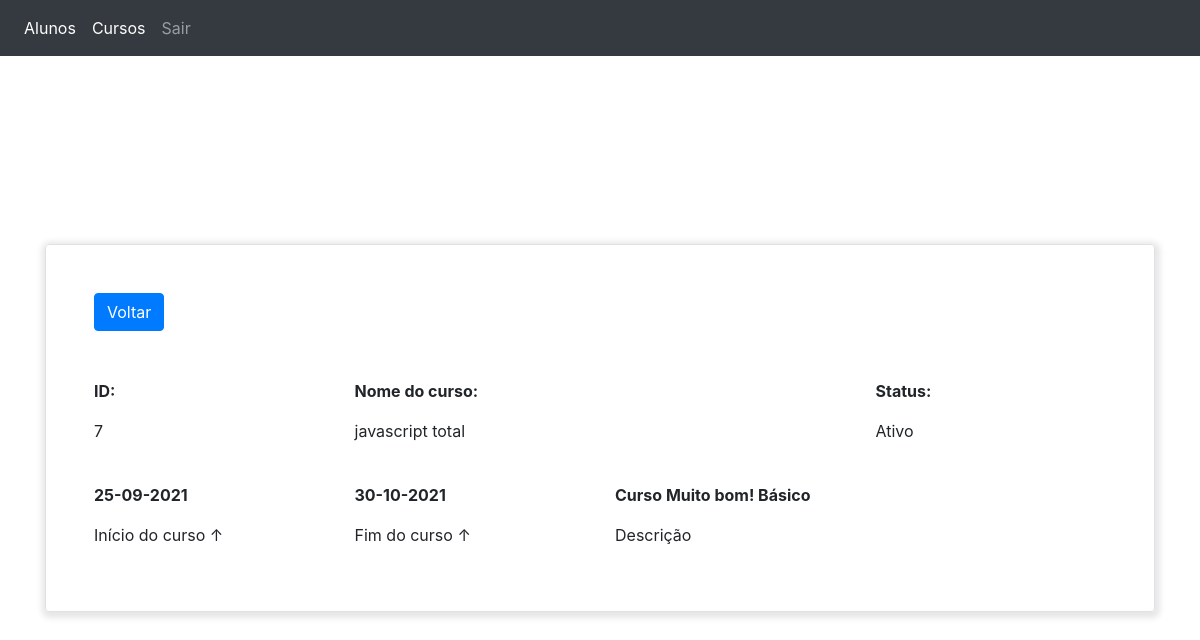
Page /view/visualizar_curso.php?id=7 on the committed database.
### tables this page shows
CREATE TABLE `courses` (
  `id` int(11) NOT NULL,
  `nameCourse` varchar(300) NOT NULL,
  `description` text NOT NULL,
  `dateStart` date NOT NULL,
  `dateFinish` date NOT NULL,
  `status` tinyint(1) NOT NULL,
  `created_at` timestamp NOT NULL DEFAULT current_timestamp(),
  `updated_at` timestamp NULL DEFAULT NULL
);

### models/Courses.php (called while the page is built, shortened)
<?php
class Courses {
  private $id;
  private $nameCourse;
  private $description;
  private $dateStart;
  private $dateFinish;
  private $status;
  public function getId() {
    return $this->id;
  }
  public function setId($id) {
    $this->id = $id;
  }
  public function getNameCourse() {
    return $this->nameCourse;
  }
  public function setNameCourse($name) {
    $this->nameCourse = $name;
  }
  public function getDescription() {
    return $this->description;
  }
  public function setDescription($description) {
    $this->description = $description;
  }
  public function getDateStart() {
    return date("d-m-Y", strtotime($this->dateStart));
  }
  public function setDateStart($dateStart) {
    $this->dateStart = $dateStart;
  }
  public function getDateFinish() {
    return date("d-m-Y", strtotime($this->dateFinish));
  }
  public function setDateFinish($dateFinish) {
    $this->dateFinish = $dateFinish;
  }
  public function getStatus() {
    if($this->status === '1') {
      return 1;
    } else {
      return 0;
    }
  }
  public function setStatus($Status) {
    $this->status = $Status;
  }
}

### view/visualizar_curso.php (the view)
<?php
  include_once '../config.php';
  include_once '../models/Courses.php';
  $id = $_GET['id'];
  $sql = $pdo->query("SELECT * FROM courses WHERE id =".$id);
  $course = [];
  if($sql->rowCount() > 0){
    $data = $sql->fetch();
    $course1 = new Courses();
    $course1->setId($data['id']);
    $course1->setNameCourse($data['nameCourse']);
    $course1->setDescription($data['description']);
    $course1->setDateStart($data['dateStart']);
    $course1->setDateFinish($data['dateFinish']);
    $course1->setStatus($data['status']);
    $course1->setCreatedAt($data['created_at']);
    $course1->setUpdatedAt($data['updated_at']);
    $course[] = $course1;
  }
?>
<?php include_once './header.php'?>
  <main class="d-flex container align-items-center" style="height: calc(100vh - 56px); ">
    <div class="container-fluid border rounded p-5" style="box-shadow: 1px 2px 6px 4px rgba(0,0,0,0.1)">
      <a type="button" href="./cursos.php" class="btn btn-primary">Voltar</button></a>
      <div class="row mt-5">
        <div class="col-md-3">
          <p class="font-weight-bold">ID:</p>
        </div>
        <div class="col-md-6">
          <p class="font-weight-bold">Nome do curso:</p>
        </div>
        <div class="col-md-3">
          <p class="font-weight-bold">Status:</p>
        </div>
      </div>
      <div class="row">
        <div class="col-md-3">
          <p><?=$course[0]->getId();?></p>
        </div>
        <div class="col-md-6">
          <p><?=$course[0]->getNameCourse();?></p>
        </div>
        <div class="col-md-3">
          <p><?php if($course[0]->getStatus() == 1) {echo 'Ativo';} else echo 'Inativo';?></p>
        </div>
      </div>
      <div class="row mt-4">
        <div class="col-md-3">
          <p class="font-weight-bold"><?=$course[0]->getDateStart();?></p>
        </div>
        <div class="col-md-3">
          <p class="font-weight-bold"><?=$course[0]->getDateFinish();?></p>
        </div>
        <div class="col-md-6">
          <p class="font-weight-bold"><?=$course[0]->getDescription();?></p>
        </div>
      </div>
      <div class="row">
        <div class="col-md-3">
          <p>Início do curso ↑</p>
        </div>
        <div class="col-md-3">
          <p>Fim do curso ↑</p>
        </div>
        <div class="col-md-6">
          <p>Descrição</p>
        </div>
      </div>
    </div>
  </main>
</body>
</html>

### rows in the picture
courses: id "7", nameCourse "javascript total", dateStart "25-09-2021", dateFinish "30-10-2021", description "Curso Muito bom! Básico"
